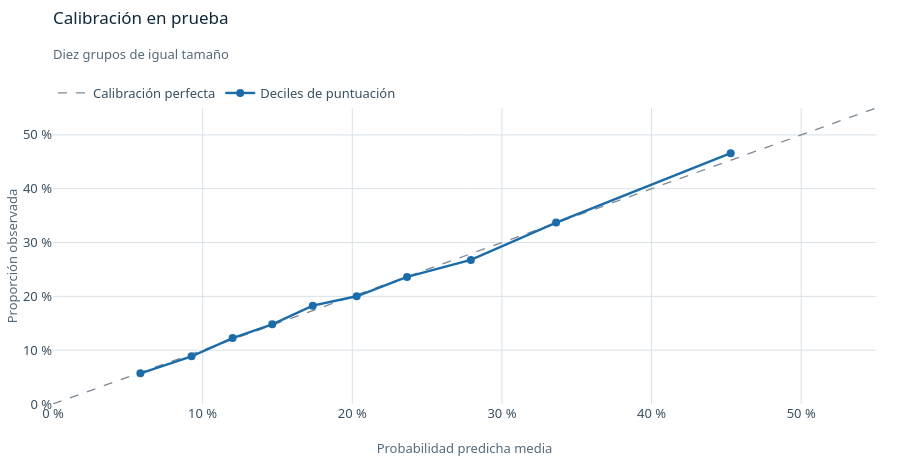

Source (notebook cell):
### Markdown cell above
Cómo leerlo. El modelo ordena mejor que el azar y que la prevalencia, pero la discriminación es moderada: ROC-AUC de 0,696. La precisión más alta aparece solo entre las puntuaciones superiores y cae pronto.

### Calibración

Una probabilidad está bien calibrada si, entre quienes reciben cerca de 30 %, cerca del 30 % pertenece a la clase.

### Code cell
deciles = pd.DataFrame(calibration_bins(yt, s))
fig = go.Figure()
fig.add_trace(go.Scatter(x=[0, 55], y=[0, 55], mode="lines", name="Calibración perfecta",
                         line=dict(color=REFERENCIA, dash="dash", width=1.3), hoverinfo="skip"))
fig.add_trace(go.Scatter(x=deciles["mean_predicted"] * 100, y=deciles["observed"] * 100, mode="lines+markers", name="Deciles de puntuación",
                         line=dict(color=DENTRO, width=2.4), marker=dict(size=8), customdata=deciles["n"],
                         hovertemplate="Predicha: %{x:.1f} %<br>Observada: %{y:.1f} %<br>%{customdata:,} personas<extra></extra>"))
fig.update_xaxes(range=[0, 55], ticksuffix=" %", title_text="Probabilidad predicha media")
fig.update_yaxes(range=[0, 55], ticksuffix=" %", title_text="Proporción observada")
rotular(fig, "Calibración en prueba", "Diez grupos de igual tamaño")
mostrar_figura(fig, alto=460, ancho=640)
ver(pd.DataFrame({"Decil": range(1, len(deciles) + 1), "Personas": deciles["n"].map(entero),
                  "Predicho": deciles["mean_predicted"].map(porcentaje), "Observado": deciles["observed"].map(porcentaje)}),
    "Valores de la gráfica")

### Figure 1 — Plotly figure (JSON) as saved in the notebook; plotly's stock layout.template omitted (floating-point values rounded to 4 significant figures)
{"data": [{"hoverinfo": "skip", "line": {"color": "#7D8A96", "dash": "dash", "width": 1.3}, "mode": "lines", "name": "Calibración perfecta", "type": "scatter", "x": [0, 55], "y": [0, 55]}, {"customdata": [1944, 1943, 1943, 1944, 1943, 1943, 1944, 1943, 1943, 1944], "hovertemplate": "Predicha: %{x:.1f} %<br>Observada: %{y:.1f} %<br>%{customdata:,} personas<extra></extra>", "line": {"color": "#1B6CA8", "width": 2.4}, "marker": {"size": 8}, "mode": "lines+markers", "name": "Deciles de puntuación", "type": "scatter", "x": [5.84, 9.26, 12.0, 14.65, 17.36, 20.29, 23.66, 27.92, 33.62, 45.29], "y": [5.71, 8.852, 12.25, 14.81, 18.27, 20.02, 23.61, 26.76, 33.71, 46.6]}], "layout": {"height": 460, "margin": {"t": 108}, "title": {"font": {"color": "#10293B", "size": 17}, "pad": {"t": 12}, "subtitle": {"font": {"color": "#54697A", "size": 13}, "text": "Diez grupos de igual tamaño"}, "text": "Calibración en prueba", "x": 0, "xanchor": "left", "xref": "paper", "y": 1, "yanchor": "top", "yref": "container"}, "xaxis": {"range": [0, 55], "ticksuffix": " %", "title": {"text": "Probabilidad predicha media"}}, "yaxis": {"range": [0, 55], "ticksuffix": " %", "title": {"text": "Proporción observada"}}}}
